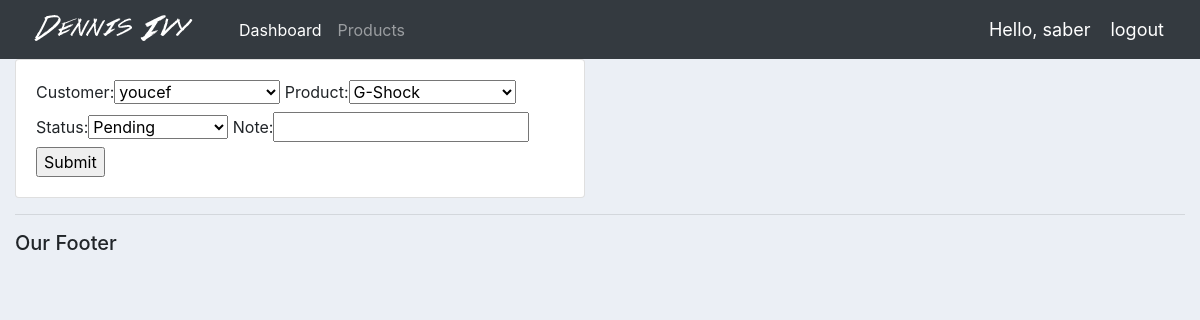
The page /update_order/1 (signed in) on the database as committed earlier.
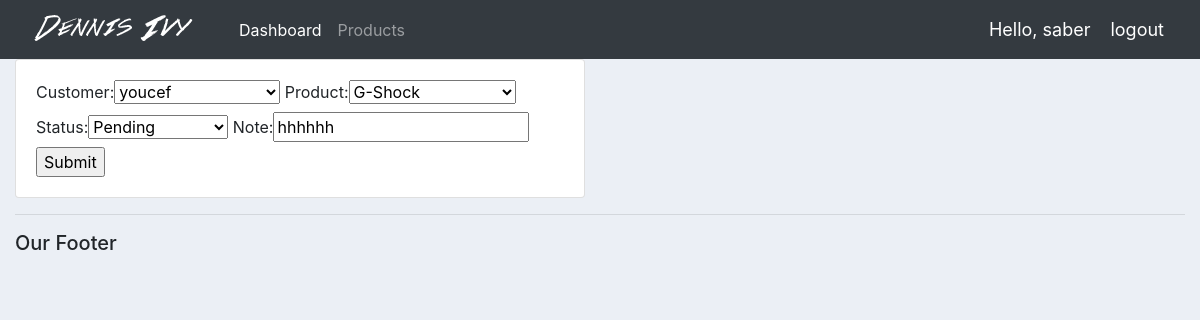
The same page on the database as committed later.
### accounts/models.py (models this page shows, shortened)
class Order(models.Model):
    STATUS = (
        ('Pending', 'Pending'),
        ('Out for delivery', 'Out for delivery'),
        ('Delivered', 'Delivered'),
    )
    customer = models.ForeignKey(Customer, null=True, on_delete=models.SET_NULL)
    product = models.ForeignKey(Product, null=True, on_delete=models.SET_NULL)
    date_created = models.DateTimeField(auto_now_add=True, null=True)
    status = models.CharField(max_length=200, null=True, choices=STATUS)
    note = models.CharField(max_length=1000, null=True)

### accounts/views.py (the view)
# urls.py: path('update_order/<str:pk>', views.updateOrder, name='update_order'),
@login_required(login_url='login')
def updateOrder(request, pk):
    order = Order.objects.get(id=pk)
    form = OrderForm(instance=order)
    if request.method == 'POST':
        form = OrderForm(request.POST, instance=order)
        if form.is_valid():
            form.save()
            return redirect('/')
    context = {
        'form': form
    }
    return render(request, 'accounts/update_order.html', context)

### accounts/forms.py
class OrderForm(ModelForm):
    class Meta:
        model = Order
        fields = '__all__'

### accounts/models.py (called while the page is built)
    def __str__(self):
        return self.name

    def __str__(self):
        return self.name

### accounts/templates/accounts/update_order.html (shortened to what this page needs)
{% extends 'accounts/main.html' %}
{% load static %}
{% block content %}
<div class="row">
	<div class="col-md-6">
		<div class="card card-body">
			<form action="" method="POST">
				{{form}}
				<input type="submit" name="Submit">
			</form>
		</div>
	</div>
</div>
{% endblock %}

Rows that differ between the two databases and show on the page:
changed Order "youcef": note (not shown) → "hhhhhh"
